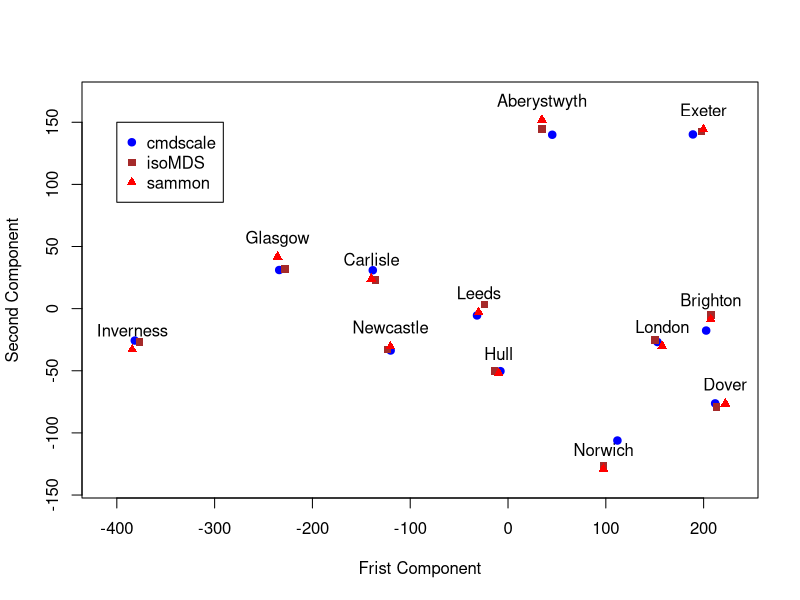

The R script that drew this image:
z <- scan("exam1001.data"); z
n <- 12
D <- matrix(0, nc=n, nr=n); k <- 1
for (i in 2:n){
    for(j in 1:(i-1)){
        D[i,j] <- D[j,i] <- z[k]; k <- k+1
    }
}
cmds <- cmdscale(D); library(MASS)
sam <- sammon(D); iso <- isoMDS(D, tol = 1e-4)
Names <- c("Aberystwyth", "Brighton", "Carlisle", "Dover", 
   "Exeter", "Glasgow", "Hull", "Inverness", "Leeds", "London", 
   "Newcastle", "Norwich")
plot(sam$points, type = "n", 
     xlim = c(-410, 230), ylim = c(-140, 170),
     xlab = "Frist Component", ylab = "Second Component")
text(sam$points, label = Names, adj = c(.5, -1))

points(cmds, pch=19, col= "blue")
points(iso$points, pch=15, col= "brown")
points(sam$points, pch=17, col= "red")
legend(-400, 150,legend=c("cmdscale", "isoMDS", "sammon"), 
       pch=c(19, 15, 17), col=c("blue", "brown", "red"))

win.graph(width=10, height=7)
par(mai=c(0.8, 0.8, 0.1, 0.1))

savePlot("exam1004", type = "eps")


